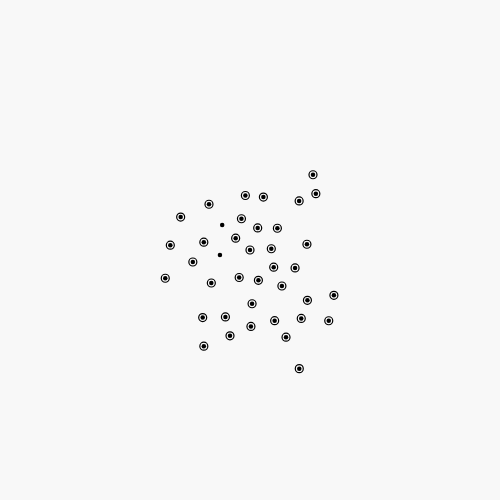
Frame 1 (no input)
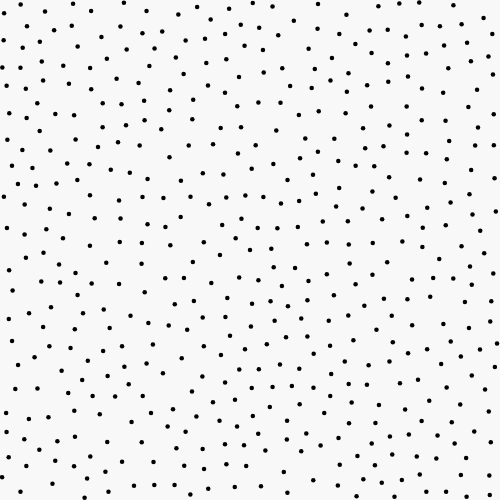
Frame 60 (no input)
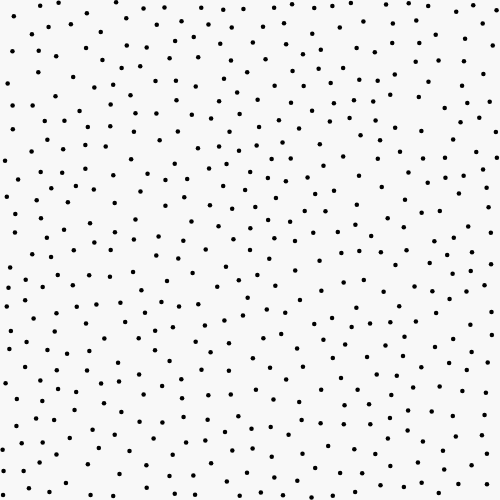
Frame 120 (the mouse pressed at the canvas centre since frame 60)

The p5.js sketch that drew these frames (run headless with seeded random() and noise() and a simulated clock; from frame 60 on, the mouse is pressed at the canvas centre):

// p5.js sketch
// ── sketch.js
// 푸아송 디스크 샘플링 (Bridson) — 확정점: 검은 점, 활성점: 빈 원. 클릭: 재시작
const R = 18, K = 30;
let cell, cols, rows, grid, active, points;

function setup() {
  createCanvas(500, 500);
  reset();
}

function reset() {
  cell = R / Math.SQRT2;
  cols = ceil(width / cell);
  rows = ceil(height / cell);
  grid = new Array(cols * rows).fill(null);
  points = [];
  active = [];
  insert(createVector(width / 2, height / 2));
}

function insert(p) {
  points.push(p);
  active.push(p);
  grid[floor(p.y / cell) * cols + floor(p.x / cell)] = p;
}

function farEnough(p) {
  if (p.x < 2 || p.x >= width - 2 || p.y < 2 || p.y >= height - 2) return false;
  const gx = floor(p.x / cell), gy = floor(p.y / cell);
  for (let j = max(0, gy - 2); j <= min(rows - 1, gy + 2); j++)
    for (let i = max(0, gx - 2); i <= min(cols - 1, gx + 2); i++) {
      const q = grid[j * cols + i];
      if (q && dist(p.x, p.y, q.x, q.y) < R) return false;
    }
  return true;
}

function step() {
  if (!active.length) return;
  const idx = floor(random(active.length));
  const base = active[idx];
  for (let k = 0; k < K; k++) {
    const a = random(TWO_PI), d = random(R, 2 * R);
    const cand = createVector(base.x + d * cos(a), base.y + d * sin(a));
    if (farEnough(cand)) { insert(cand); return; }
  }
  active.splice(idx, 1);
}

function draw() {
  background(248);
  for (let i = 0; i < 40; i++) step();
  noStroke();
  fill(0);
  for (const p of points) circle(p.x, p.y, 4.5);
  noFill();
  stroke(0);
  strokeWeight(1.2);
  for (const p of active) circle(p.x, p.y, 8);
}

function mousePressed() {
  if (mouseX >= 0 && mouseX < width && mouseY >= 0 && mouseY < height) reset();
}
